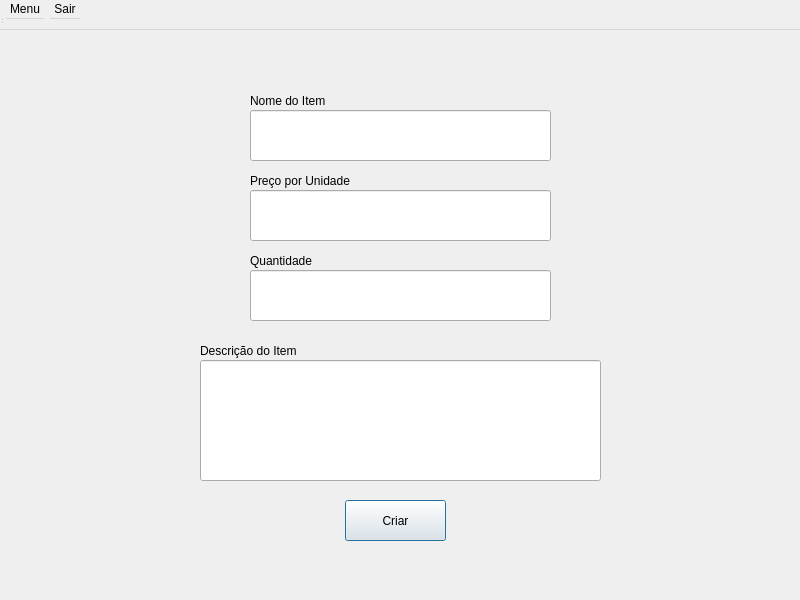
<?xml version="1.0" encoding="UTF-8"?>
<ui version="4.0">
 <class>cadastroItens</class>
 <widget class="QDialog" name="cadastroItens">
  <property name="geometry">
   <rect>
    <x>0</x>
    <y>0</y>
    <width>800</width>
    <height>600</height>
   </rect>
  </property>
  <property name="windowTitle">
   <string>Tela de Cadastro de Itens</string>
  </property>
  <widget class="QWidget" name="centralwidget" native="true">
   <property name="geometry">
    <rect>
     <x>-30</x>
     <y>10</y>
     <width>861</width>
     <height>551</height>
    </rect>
   </property>
   <widget class="QLineEdit" name="lineEdit_precoItem">
    <property name="geometry">
     <rect>
      <x>280</x>
      <y>180</y>
      <width>301</width>
      <height>51</height>
     </rect>
    </property>
    <property name="text">
     <string/>
    </property>
   </widget>
   <widget class="QPushButton" name="pushButton_criarItem">
    <property name="geometry">
     <rect>
      <x>375</x>
      <y>490</y>
      <width>101</width>
      <height>41</height>
     </rect>
    </property>
    <property name="text">
     <string>Criar</string>
    </property>
   </widget>
   <widget class="QLineEdit" name="lineEdit_nomeItem">
    <property name="geometry">
     <rect>
      <x>280</x>
      <y>100</y>
      <width>301</width>
      <height>51</height>
     </rect>
    </property>
    <property name="text">
     <string/>
    </property>
   </widget>
   <widget class="QLineEdit" name="lineEdit_quantidadeItem">
    <property name="geometry">
     <rect>
      <x>280</x>
      <y>260</y>
      <width>301</width>
      <height>51</height>
     </rect>
    </property>
    <property name="text">
     <string/>
    </property>
   </widget>
   <widget class="QLineEdit" name="lineEdit_descricaoItem">
    <property name="geometry">
     <rect>
      <x>230</x>
      <y>350</y>
      <width>401</width>
      <height>121</height>
     </rect>
    </property>
    <property name="text">
     <string/>
    </property>
   </widget>
   <widget class="QLabel" name="label_nome">
    <property name="geometry">
     <rect>
      <x>280</x>
      <y>80</y>
      <width>121</width>
      <height>21</height>
     </rect>
    </property>
    <property name="text">
     <string>Nome do Item</string>
    </property>
   </widget>
   <widget class="QLabel" name="label_preco">
    <property name="geometry">
     <rect>
      <x>280</x>
      <y>160</y>
      <width>141</width>
      <height>21</height>
     </rect>
    </property>
    <property name="text">
     <string>Preço por Unidade</string>
    </property>
   </widget>
   <widget class="QLabel" name="label_quantidade">
    <property name="geometry">
     <rect>
      <x>280</x>
      <y>240</y>
      <width>121</width>
      <height>21</height>
     </rect>
    </property>
    <property name="text">
     <string>Quantidade</string>
    </property>
   </widget>
   <widget class="QLabel" name="label_descricao">
    <property name="geometry">
     <rect>
      <x>230</x>
      <y>330</y>
      <width>131</width>
      <height>21</height>
     </rect>
    </property>
    <property name="text">
     <string>Descrição do Item</string>
    </property>
   </widget>
  </widget>
  <widget class="QMenuBar" name="menubar">
   <property name="geometry">
    <rect>
     <x>0</x>
     <y>0</y>
     <width>800</width>
     <height>30</height>
    </rect>
   </property>
   <widget class="QMenu" name="menuMenu">
    <property name="title">
     <string>Menu</string>
    </property>
   </widget>
   <widget class="QMenu" name="menuSair">
    <property name="title">
     <string>Sair</string>
    </property>
   </widget>
   <addaction name="menuMenu"/>
   <addaction name="menuSair"/>
  </widget>
  <widget class="QStatusBar" name="statusbar">
   <property name="geometry">
    <rect>
     <x>0</x>
     <y>0</y>
     <width>3</width>
     <height>25</height>
    </rect>
   </property>
  </widget>
 </widget>
 <resources/>
 <connections/>
</ui>
